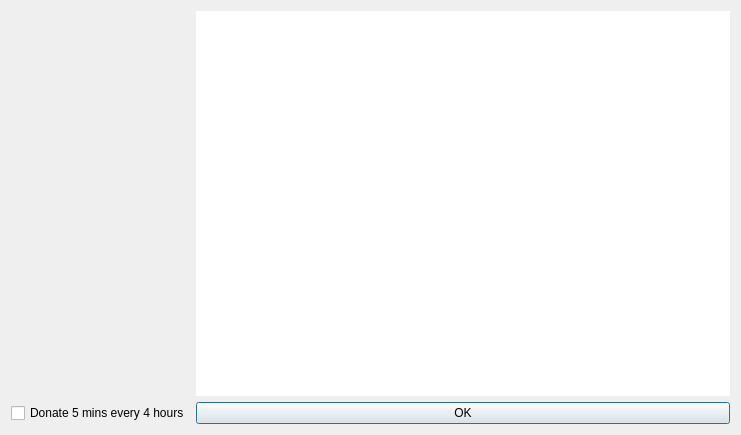
<?xml version="1.0" encoding="UTF-8"?>
<ui version="4.0">
 <class>helpDialog</class>
 <widget class="QDialog" name="helpDialog">
  <property name="geometry">
   <rect>
    <x>0</x>
    <y>0</y>
    <width>741</width>
    <height>435</height>
   </rect>
  </property>
  <property name="windowTitle">
   <string>Help</string>
  </property>
  <property name="whatsThis">
   <string/>
  </property>
  <layout class="QGridLayout" name="gridLayout">
   <item row="0" column="0">
    <widget class="QLabel" name="label">
     <property name="text">
      <string/>
     </property>
     <property name="pixmap">
      <pixmap resource="resources.qrc">:/images/logo.png</pixmap>
     </property>
    </widget>
   </item>
   <item row="0" column="1">
    <widget class="QPlainTextEdit" name="plainTextEdit">
     <property name="font">
      <font>
       <family>Arial</family>
      </font>
     </property>
     <property name="frameShape">
      <enum>QFrame::NoFrame</enum>
     </property>
     <property name="lineWidth">
      <number>0</number>
     </property>
     <property name="readOnly">
      <bool>true</bool>
     </property>
    </widget>
   </item>
   <item row="1" column="1">
    <widget class="QPushButton" name="pushButtonFinish">
     <property name="font">
      <font>
       <family>Arial</family>
      </font>
     </property>
     <property name="text">
      <string>OK</string>
     </property>
    </widget>
   </item>
   <item row="1" column="0">
    <widget class="QCheckBox" name="checkBox">
     <property name="font">
      <font>
       <family>Arial</family>
      </font>
     </property>
     <property name="text">
      <string>Donate 5 mins every 4 hours</string>
     </property>
    </widget>
   </item>
  </layout>
 </widget>
 <resources>
  <include location="resources.qrc"/>
 </resources>
 <connections/>
</ui>
